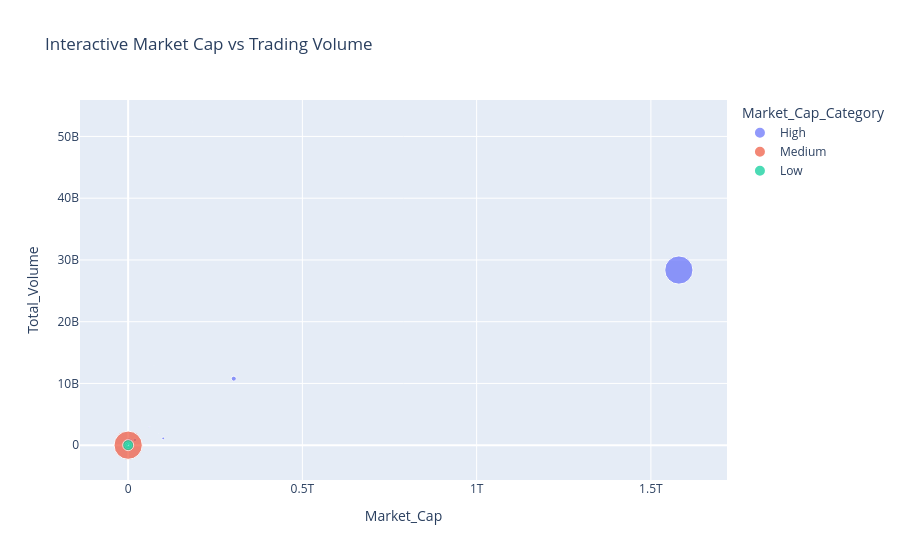

The cell this chart's notebook holds for it:
### Code cell
# !pip install plotly

#Interactive Plotly visualizations

import plotly.express as px

# Market Cap vs Volume

fig = px.scatter(
    df,
    x="Market_Cap",
    y="Total_Volume",
    hover_name="Name",
    size="Current_Price",
    color="Market_Cap_Category",
    title="Interactive Market Cap vs Trading Volume"
)

fig.show()

### Figure 1 — Plotly figure (JSON) as saved in the notebook; plotly's stock layout.template omitted (floating-point values rounded to 4 significant figures; data arrays with more than 128 entries replaced by an {"elided": "..."} marker saying what was removed)
{"data": [{"hovertemplate": "<b>%{hovertext}</b><br><br>Market_Cap_Category=High<br>Market_Cap=%{x}<br>Total_Volume=%{y}<br>Current_Price=%{marker.size}<extra></extra>", "hovertext": {"elided": "167 str values"}, "legendgroup": "High", "marker": {"color": "#636efa", "size": {"elided": "167 float values"}, "sizemode": "area", "sizeref": 197.4, "symbol": "circle"}, "mode": "markers", "name": "High", "orientation": "v", "showlegend": true, "type": "scatter", "x": {"elided": "167 int values"}, "xaxis": "x", "y": {"elided": "167 float values"}, "yaxis": "y"}, {"hovertemplate": "<b>%{hovertext}</b><br><br>Market_Cap_Category=Medium<br>Market_Cap=%{x}<br>Total_Volume=%{y}<br>Current_Price=%{marker.size}<extra></extra>", "hovertext": {"elided": "166 str values"}, "legendgroup": "Medium", "marker": {"color": "#EF553B", "size": {"elided": "166 float values"}, "sizemode": "area", "sizeref": 197.4, "symbol": "circle"}, "mode": "markers", "name": "Medium", "orientation": "v", "showlegend": true, "type": "scatter", "x": {"elided": "166 int values"}, "xaxis": "x", "y": {"elided": "166 float values"}, "yaxis": "y"}, {"hovertemplate": "<b>%{hovertext}</b><br><br>Market_Cap_Category=Low<br>Market_Cap=%{x}<br>Total_Volume=%{y}<br>Current_Price=%{marker.size}<extra></extra>", "hovertext": {"elided": "167 str values"}, "legendgroup": "Low", "marker": {"color": "#00cc96", "size": {"elided": "167 float values"}, "sizemode": "area", "sizeref": 197.4, "symbol": "circle"}, "mode": "markers", "name": "Low", "orientation": "v", "showlegend": true, "type": "scatter", "x": {"elided": "167 int values"}, "xaxis": "x", "y": {"elided": "167 float values"}, "yaxis": "y"}], "layout": {"legend": {"itemsizing": "constant", "title": {"text": "Market_Cap_Category"}, "tracegroupgap": 0}, "title": {"text": "Interactive Market Cap vs Trading Volume"}, "xaxis": {"anchor": "y", "domain": [0, 1], "title": {"text": "Market_Cap"}}, "yaxis": {"anchor": "x", "domain": [0, 1], "title": {"text": "Total_Volume"}}}}
